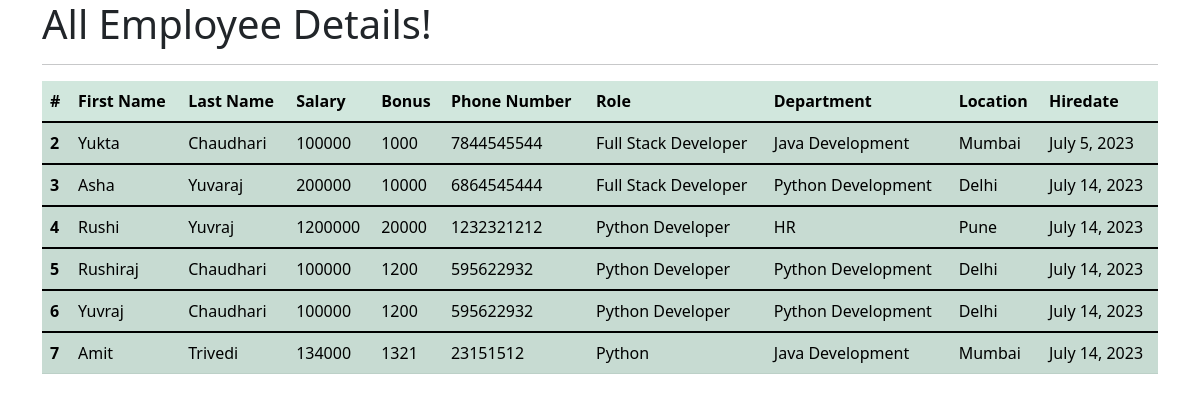
The app's page /all_emp with its own data.
### emp_app/models.py (models this page shows, shortened)
class Employee(models.Model):
    first_name = models.CharField(max_length=30)
    last_name = models.CharField(max_length=30)
    dept = models.ForeignKey(Department , on_delete=models.CASCADE)
    salary = models.IntegerField(default=0)
    bonus = models.IntegerField(default=0)
    role = models.ForeignKey(Role , on_delete=models.CASCADE)
    phone = models.IntegerField(default=0)
    hire_date = models.DateField()
    def __str__(self):
        return "%s %s %s" %(self.first_name , self.last_name , self.phone)

class Role(models.Model):
    name = models.CharField(max_length=100 , null=False)

class Department(models.Model):
    name = models.CharField(max_length=100 , null=False)
    location = models.CharField(max_length=100)

### emp_app/views.py (the view)
# urls.py: path('all_emp',views.all_emp , name = 'all_emp'),
def all_emp(request):
    emps = Employee.objects.all()
    context = {
        'emps': emps
    }
    print(context)
    return render(request, 'all_emp.html' , context)

### emp_app/templates/all_emp.html (shortened to what this page needs)
<!DOCTYPE html>
<html lang="en">
<head>
  <link href="https://cdn.jsdelivr.net/npm/bootstrap@5.1.3/dist/css/bootstrap.min.css" rel="stylesheet">
</head>
  <body>
  <div class="container">
          <h1>All Employee Details!</h1>
      <hr>
     <table class="table table-success table-striped">
  <thead>
    <tr>
      <th scope="col">#</th>
      <th scope="col">First Name</th>
      <th scope="col">Last Name</th>
      <th scope="col">Salary</th>
      <th scope="col">Bonus</th>
      <th scope="col">Phone Number</th>
      <th scope="col">Role</th>
      <th scope="col">Department</th>
      <th scope="col">Location</th>
      <th scope="col">Hiredate</th>
    </tr>
  </thead>
         {% for emp in emps %}
  <tbody>
    <tr>
      <th scope="row">{{emp.id}}</th>
      <td>{{emp.first_name}}</td>
      <td>{{emp.last_name}}</td>
      <td>{{emp.salary}}</td>
      <td>{{emp.bonus}}</td>
      <td>{{emp.phone}}</td>
      <td>{{emp.role.name}}</td>
      <td>{{emp.dept.name}}</td>
      <td>{{emp.dept.location}}</td>
      <td>{{emp.hire_date}}</td>
    </tr>
  </tbody>
         {% endfor %}
</table>
  </div>
  </body>
</html>

### records on screen
Employee: id "2", first_name "Yukta", last_name "Chaudhari", salary "100000", bonus "1000", phone "7844545544", role.name "Full Stack Developer", dept.name "Java Development", dept.location "Mumbai", hire_date "July 5, 2023"
Employee: id "3", first_name "Asha", last_name "Yuvaraj", salary "200000", bonus "10000", phone "6864545444", role.name "Full Stack Developer", dept.name "Python Development", dept.location "Delhi", hire_date "July 14, 2023"
Employee: id "4", first_name "Rushi", last_name "Yuvraj", salary "1200000", bonus "20000", phone "1232321212", role.name "Python Developer", dept.name "HR", dept.location "Pune", hire_date "July 14, 2023"
Employee: id "5", first_name "Rushiraj", last_name "Chaudhari", salary "100000", bonus "1200", phone "595622932", role.name "Python Developer", dept.name "Python Development", dept.location "Delhi", hire_date "July 14, 2023"
Employee: id "6", first_name "Yuvraj", last_name "Chaudhari", salary "100000", bonus "1200", phone "595622932", role.name "Python Developer", dept.name "Python Development", dept.location "Delhi", hire_date "July 14, 2023"
Employee: id "7", first_name "Amit", last_name "Trivedi", salary "134000", bonus "1321", phone "23151512", role.name "Python", dept.name "Java Development", dept.location "Mumbai", hire_date "July 14, 2023"
